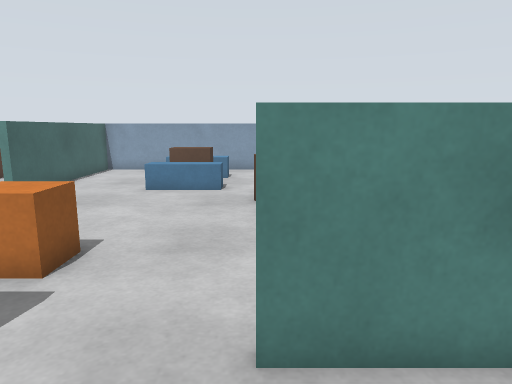
[1] (above)

16 first-person views from a walk through a world built for the Gazebo simulator. The camera is 1.1 m above the floor, tilts 10° down and sees 70° across. The floor is counted in squares, 0.5 m on a side. Each view is taken from the middle of a square. On the plan, view 1 faces up. The plan holds only what a view shows up to about 20 squares ahead; the rest is blank. The place goes on beyond the plan.

[2]
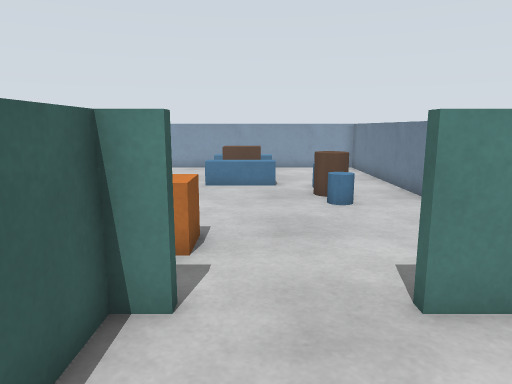

[3]
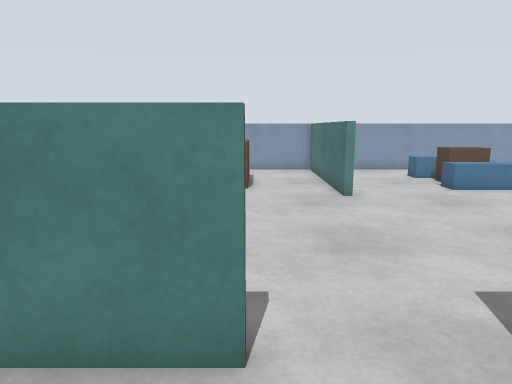

[4]
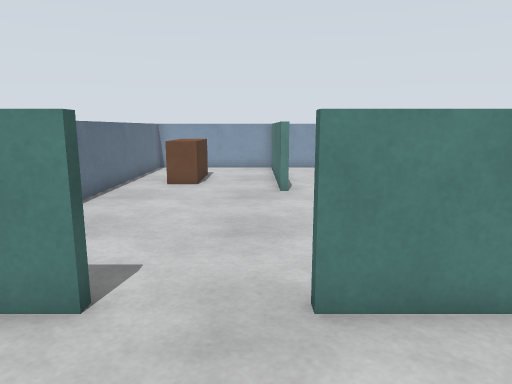

[5]
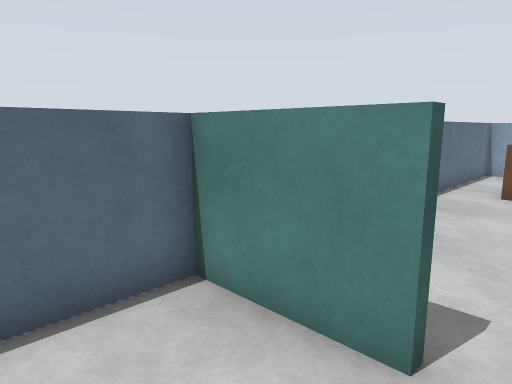

[6]
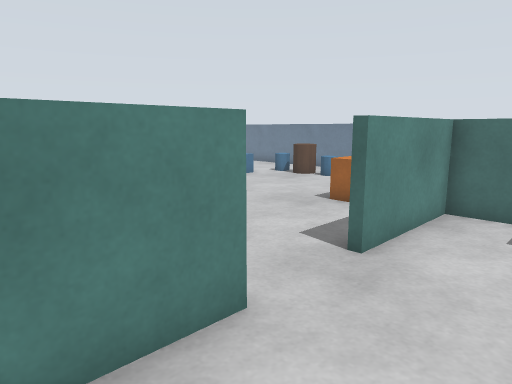

[7]
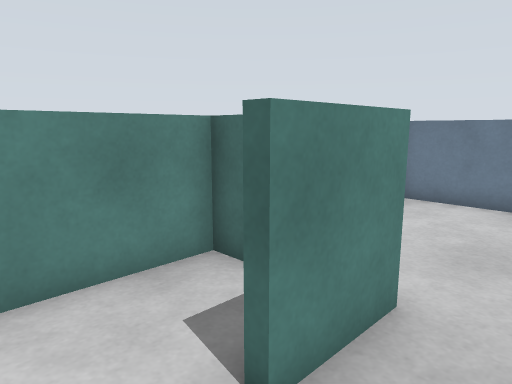

[8]
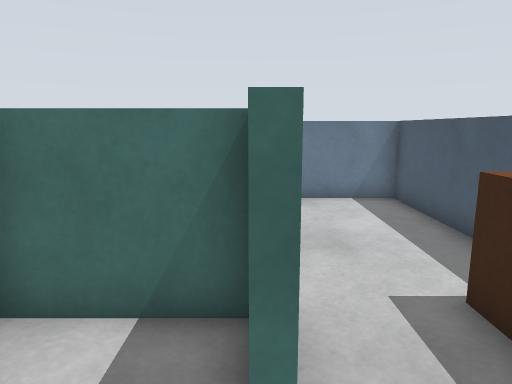

[9]
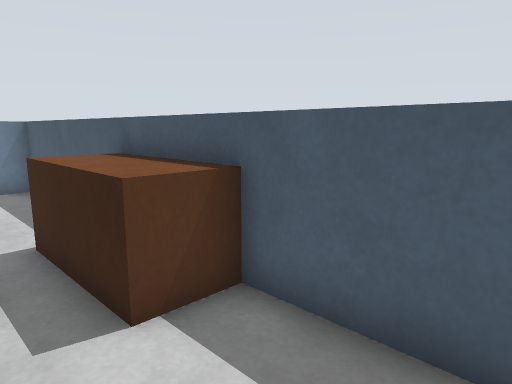

[10]
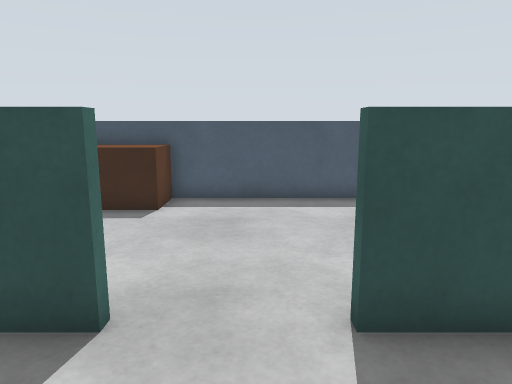

[11]
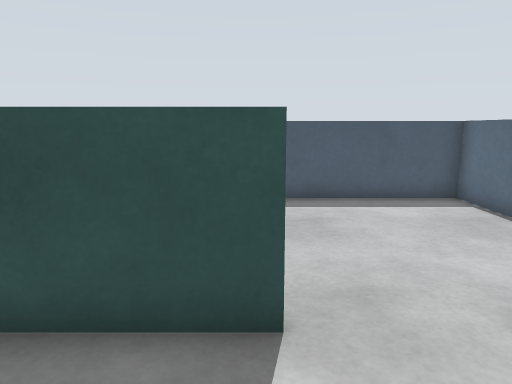

[12]
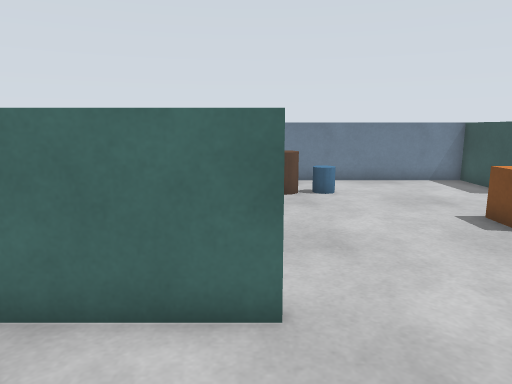

[13]
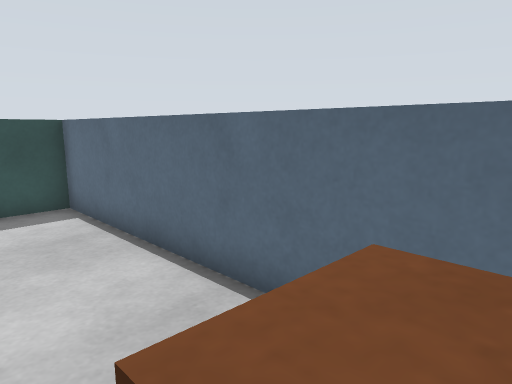

[14]
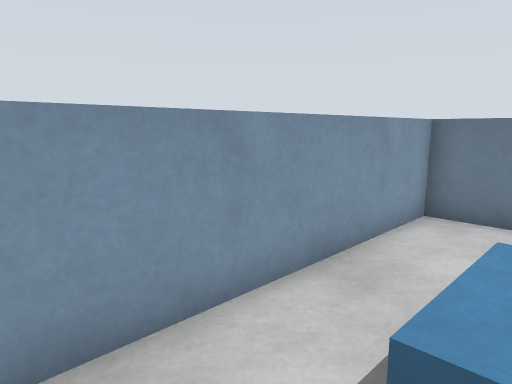

[15]
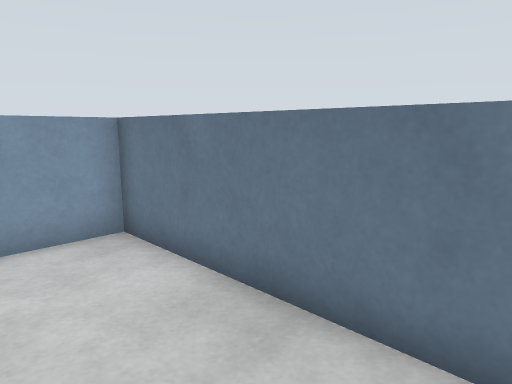

[16]
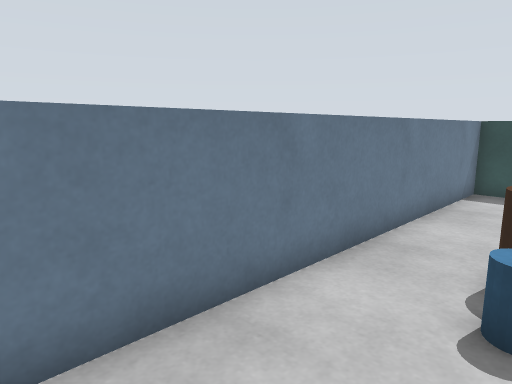

### Floor plan
Points are (right, up) in squares from view 1. A wall is a line through its corners. A room is listed if a view was taken in it or the views show most of it. See-through windows are left out.
Room 1 (views 1, 2)
walls: (-3.8, -0.2) (-6.1, -0.2); (-3.6, -4.4) (3.4, -4.4) (3.4, 2.8); (-2.9, 3.1) (-3.8, 3.1) (-3.8, 1.2); (2.4, 3.1) (0, 3.1)
ways out: opening at (-7, -2.5) to room 2; opening at (-2, 3) to room 3
objects: counter (-7, -4) to (-4, -3)
Room 2 (views 3, 4, 5, 6, 7, 8, 9)
walls: (-11, 3.1) (-14.4, 3.1) (-14.4, 0.5); (-14.4, -1.9) (-14.4, -4.4) (-7.5, -4.4); (-4, 0) (-4, 3.1) (-8.4, 3.1)
ways out: opening at (-7, -2.5) to room 1; opening at (-10, 3) to room 3
Room 3 (views 10, 11, 12, 13, 14, 15, 16)
walls: (-8.4, 3.3) (-5.1, 3.3); (0.4, 3.3) (3.4, 3.3) (3.4, 19.4) (-7.8, 19.4) (-7.8, 11.7) (-8.1, 11.7) (-8.1, 19.4) (-11.6, 19.4); (-13.5, 19.4) (-14.4, 19.4) (-14.4, 3.3) (-11, 3.3)
ways out: opening at (-2, 3) to room 1; opening at (-10, 3) to room 2
objects: counter (-12, 14) to (-12, 16); orange box (-4, 5) to (-3, 6); other object (-4, 13) to (-2, 17); round table (0, 10) to (1, 13)

Positions as (right, up) in squares from view 1, and headings:
1: (0, 0), facing up
2: (-2, -1), facing up
3: (-11, 0), facing up
4: (-9, -1), facing up
5: (-10, 0), facing up-left
6: (-14, 0), facing up-right
7: (-8, -2), facing up-right
8: (-8, 0), facing right
9: (-11, -1), facing down-right
10: (-10, 7), facing down
11: (-8, 7), facing down
12: (-12, 12), facing right
13: (-11, 14), facing down-left
14: (-6, 16), facing up-right
15: (0, 12), facing up-right
16: (0, 17), facing down-right
